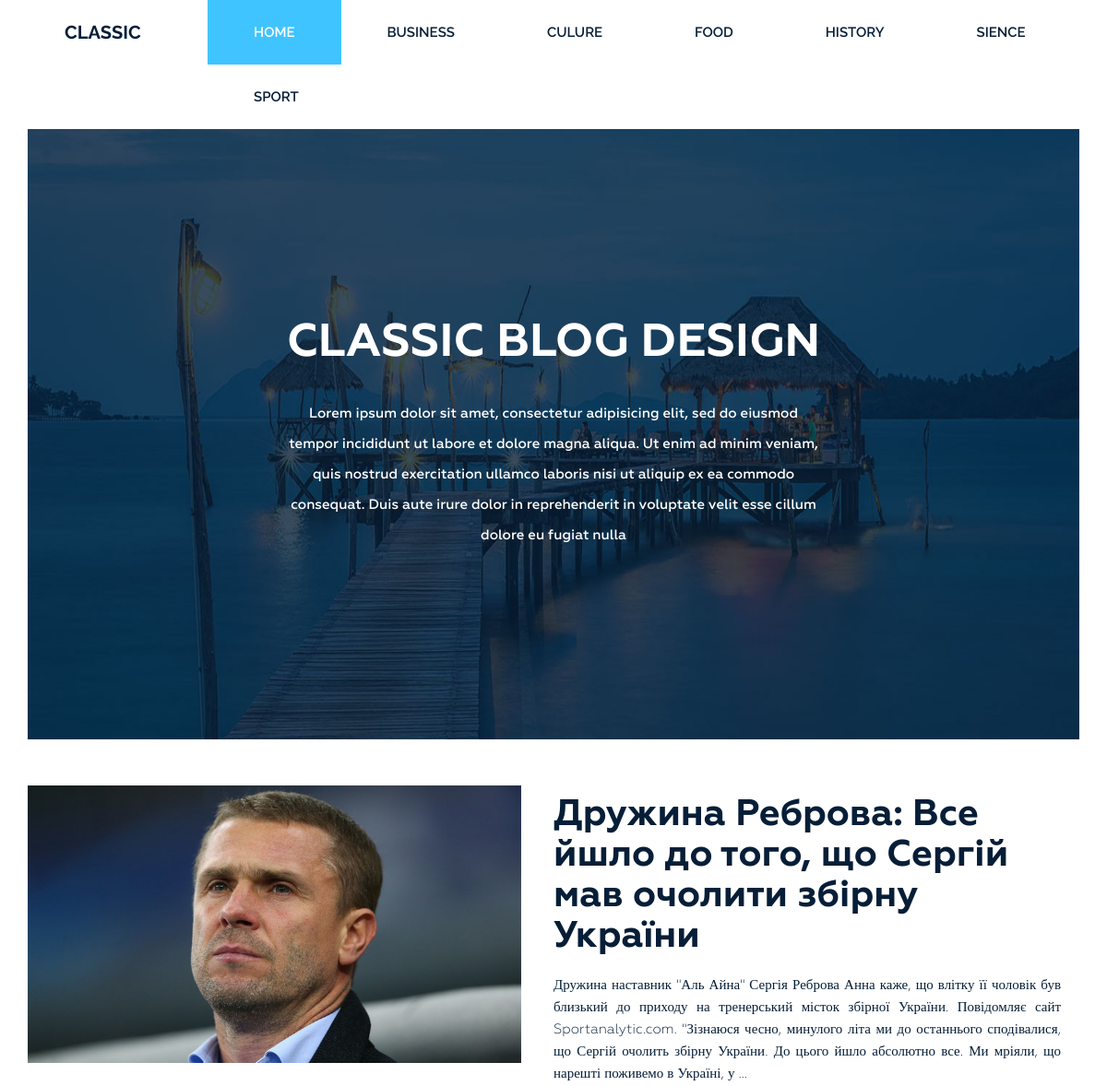
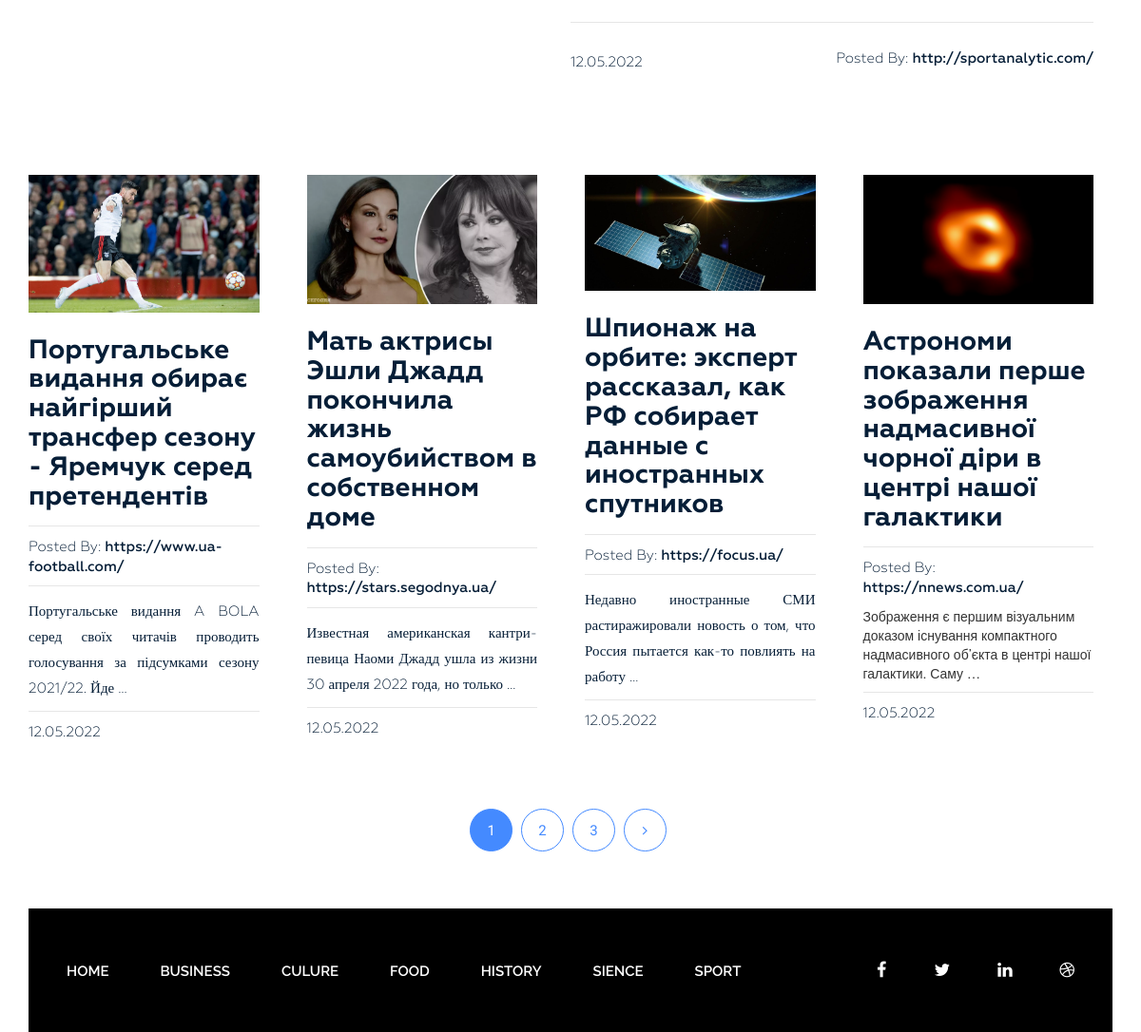
The page / on the database its author committed (2 pictures, top to bottom).
### blog/models.py (models this page shows, shortened)
class Category(models.Model):
    title = models.CharField(max_length=150)
    slug = models.SlugField(max_length=255, verbose_name='url', unique=True)
    def get_absolute_url(self):
        return reverse('category', kwargs={'slug': self.slug})
    class Meta:
        verbose_name = 'Категория'
        verbose_name_plural = 'Категории'
        ordering = ['title']

class Post(models.Model):
    title = models.CharField(max_length=255)
    slug = models.SlugField(max_length=255, verbose_name='url', unique=True)
    author = models.CharField(max_length=100)
    content = models.TextField(blank=True)
    created_at = models.DateTimeField(auto_now_add=True, verbose_name='Опубликовано')
    photo = models.ImageField(upload_to='photos/media/%Y/%m/%d', blank=True)
    views = models.IntegerField(default=0, verbose_name='Просмотры')
    category = models.ForeignKey(Category, on_delete=models.PROTECT, related_name='posts')
    tags = models.ManyToManyField(Tag, blank=True, related_name='posts')
    def get_absolute_url(self):
        return reverse('post', kwargs={'slug': self.slug})
    class Meta:
        verbose_name = 'Пост'
        verbose_name_plural = 'Посты'
        ordering = ['-created_at']

### blog/views.py (the view)
# urls.py: 2. Add a URL to urlpatterns:  path('', Home.as_view(), name='home')
class Home(ListView):
    model = Post
    template_name = 'blog/index.html'
    context_object_name = 'posts'
    paginate_by = 5
    def get_context_data(self, *, object_list=None, **kwargs):
        context = super().get_context_data(**kwargs)
        context['title'] = 'Classic blog Design'
        return context

### blog/templatetags/menu.py (called while the page is built)
@register.inclusion_tag('blog/menu_tpl.html')
def show_menu(menu_class='menu'):
    categories = Category.objects.annotate(cat=Count('posts', filter=F('posts__id'))).filter(cat__gt=0)
    return {'categories': categories, 'menu_class': menu_class}

### blog/templatetags/pagination.py (called while the page is built)
@register.inclusion_tag('blog/pagination_tpl.html')
def show_pagination(page_obj):
    return {'page_obj': page_obj}

### blog/templates/blog/index.html (shortened to what this page needs)
{% extends 'base.html' %}
{% load static %}
{% load pagination %}
{% block cont %}
    <section class="bg-text-area">
    {% if page_obj.number == 1 %}
        <div class="container">
            <div class="row">
                <div class="col-md-12">
                    <div class="bg-text">
                        <h3>Classic BLOG Design</h3>
                        <p>Lorem ipsum dolor sit amet, consectetur adipisicing elit, sed do eiusmod tempor incididunt ut
                            labore et dolore magna aliqua. Ut enim ad minim veniam, quis nostrud exercitation ullamco
                            laboris nisi ut aliquip ex ea commodo consequat. Duis aute irure dolor in reprehenderit in
                            voluptate velit esse cillum dolore eu fugiat nulla </p>
                    </div>
                </div>
            </div>
        </div>
    {% endif %}
    </section>
    <section class="blog-post-area">
        <div class="container">
            <div class="row">
                    {% for post in posts %}
                        {% if forloop.first %}
                            <div class="col-md-12">
                                <div class="single-post-big">
                                    <div class="big-image">
                                        {% if post.photo %}
                                            <img src="{{ post.photo.url }}" alt="photo - {{ post.title }}">
                                        {% else %}
                                            <img src="{% static 'img/post-image1.jpg' %}" alt="photo - {{ post.title }}">
                                        {% endif %}
                                    </div>
                                    <div class="big-text">
                                        <h3><a href="{{ post.get_absolute_url }}">{{ post.title }}</a></h3>
                                        {% autoescape off %}
                                            {{ post.content|truncatewords:50 }}
                                        {% endautoescape %}
                                        <h4><span class="date">{{ post.created_at|date:'d.m.Y' }}</span><span
                                                class="author">Posted By: <span
                                                class="author-name">{{ post.author }}</span></span>
                                        </h4>
                                    </div>
                                </div>
                            </div>
                        {% else %}
                            <div class="col-md-3">
                                <div class="single-post">
                                    {% if post.photo %}
                                        <img src="{{ post.photo.url }}" alt="photo - {{ post.title }}">
                                    {% else %}
                                        <img src="{% static 'img/post-image4.jpg' %}" alt="photo - {{ post.title }}">
                                    {% endif %}
                                    <h3><a href="{{ post.get_absolute_url }}">{{ post.title }}</a></h3>
                                    <h4><span>Posted By: <span class="author-name">{{ post.author }}</span></span>
                                    </h4>
                                    {% autoescape off %}
                                        {{ post.content|truncatewords:14 }}
                                    {% endautoescape %}
                                    <h4><span>{{ post.created_at|date:'d.m.Y' }}</span></h4>
                                </div>
                            </div>
                        {% endif %}
                    {% endfor %}
            </div>
        </div>
        {% show_pagination page_obj %}
    </section>
{% endblock %}

### templates/base.html (shortened to what this page needs)
{% load static %}
{% load cache %}
<!DOCTYPE html>
<html lang="en">
<head>
    <link rel="stylesheet" href="{% static 'css/bootstrap.css' %}">
    <link rel="stylesheet" href="{% static 'css/font-awesome.min.css' %}">
    <link rel="stylesheet" href="{% static 'css/owl.carousel.min.css' %}">
    <link rel="stylesheet" href="{% static 'css/owl.theme.default.min.css' %}">
    <link rel="stylesheet" href="{% static 'style.css' %}">
    <link rel="stylesheet" href="{% static 'responsive.css' %}">
</head>
<body>
<div class="wrapper">
    {% cache 20 header %}
        {% include 'inc/_header.html' %}
    {% endcache %}
        {% block cont %}{% endblock %}
    {% cache 20 footer %}
        {% include 'inc/_footer.html' %}
    {% endcache %}
</div>
</body>
</html>

### templates/inc/_header.html
{% load menu %}
<header class="header">
        <div class="container">
            <div class="row">
                <div class="col-md-2">
                    <div class="logo">
                        <h2><a href="{% url 'home' %}">Classic</a></h2>
                    </div>
                </div>
                <div class="col-md-10">
                    {% show_menu %}
                </div>
            </div>
        </div>
    </header>

### blog/templates/blog/menu_tpl.html
<div class="{{ menu_class }}">
    <ul>
        <li><a href="{% url 'home' %}">Home</a></li>
        {% for categor in categories %}
            <li><a href="{{ categor.get_absolute_url }}">{{ categor.title }}</a></li>
        {% endfor %}
    </ul>
</div>

### blog/templates/blog/pagination_tpl.html (shortened to what this page needs)
{% if page_obj.has_other_pages %}
    <div class="pegination">
        <div class="nav-links">
            {% for p in page_obj.paginator.page_range %}
                {% if page_obj.number == p %}
                    <span class="page-numbers current">{{ p }}</span>
                {% elif p > page_obj.number|add:-3 and p < page_obj.number|add:3 %}
                    <a class="page-numbers" href="?{{ search_field }}page={{ p }}">{{ p }}</a>
                {% endif %}
            {% endfor %}
            {% if page_obj.has_next %}
                <a class="page-numbers" href="?{{ search_field }}page={{ page_obj.next_page_number }}"><i
                        class="fa fa-angle-right" aria-hidden="true"></i></a>
            {% endif %}
        </div>
    </div>
{% endif %}

### templates/inc/_footer.html (shortened to what this page needs)
{% load menu %}
<footer class="footer">
        <div class="container">
            <div class="row">
                <div class="col-md-12">
                    <div class="footer-bg">
                        <div class="row">
                            <div class="col-md-9">
                                 {% show_menu "footer-menu" %}
                            </div>
                            <div class="col-md-3">
                                <div class="footer-icon">
                                    <p><a href="#"><i class="fa fa-facebook" aria-hidden="true"></i></a><a href="#"><i
                                            class="fa fa-twitter" aria-hidden="true"></i></a><a href="#"><i
                                            class="fa fa-linkedin" aria-hidden="true"></i></a><a href="#"><i
                                            class="fa fa-dribbble" aria-hidden="true"></i></a></p>
                                </div>
                            </div>
                        </div>
                    </div>
                </div>
            </div>
        </div>
    </footer>

### rows shown on the page
Category: title "BUSINESS"
Category: title "CULURE"
Category: title "FOOD"
Category: title "HISTORY"
Category: title "SIENCE"
Category: title "SPORT"
Post: photo (picture), title "Дружина Реброва: Все йшло до того, що Сергій мав очолити збірну України", content "Дружина наставник \"Аль Айна\" Сергія Реброва Анна каже, що влітку її чоловік був близький до приходу на тренерський місток збірної України. Повідомляє сайт Sportanalytic.com. \"Зізнаюся чесно, минулого літа ми до останнього сподівалися, що Сергій очолить збірну України. До цього йшло абсолютно все. Ми мріяли, що нарешті поживемо в Україні, у …", created_at "12.05.2022", author "http://sportanalytic.com/"
Post: photo (picture), title "Португальське видання обирає найгірший трансфер сезону - Яремчук серед претендентів", author "https://www.ua-football.com/", content "Португальське видання A BOLA серед своїх читачів проводить голосування за підсумками сезону 2021/22. Йде …", created_at "12.05.2022"
Post: photo (picture), title "Мать актрисы Эшли Джадд покончила жизнь самоубийством в собственном доме", author "https://stars.segodnya.ua/", content "Известная американская кантри-певица Наоми Джадд ушла из жизни 30 апреля 2022 года, но только …", created_at "12.05.2022"
Post: photo (picture), title "Шпионаж на орбите: эксперт рассказал, как РФ собирает данные с иностранных спутников", author "https://focus.ua/", content "Недавно иностранные СМИ растиражировали новость о том, что Россия пытается как-то повлиять на работу …", created_at "12.05.2022"
Post: photo (picture), title "Астрономи показали перше зображення надмасивної чорної діри в центрі нашої галактики", author "https://nnews.com.ua/", content "Зображення є першим візуальним доказом існування компактного надмасивного об’єкта в центрі нашої галактики. Саму …", created_at "12.05.2022"

### other values the page prints
{{ p }} "1"
{{ p }} "2" "3"
